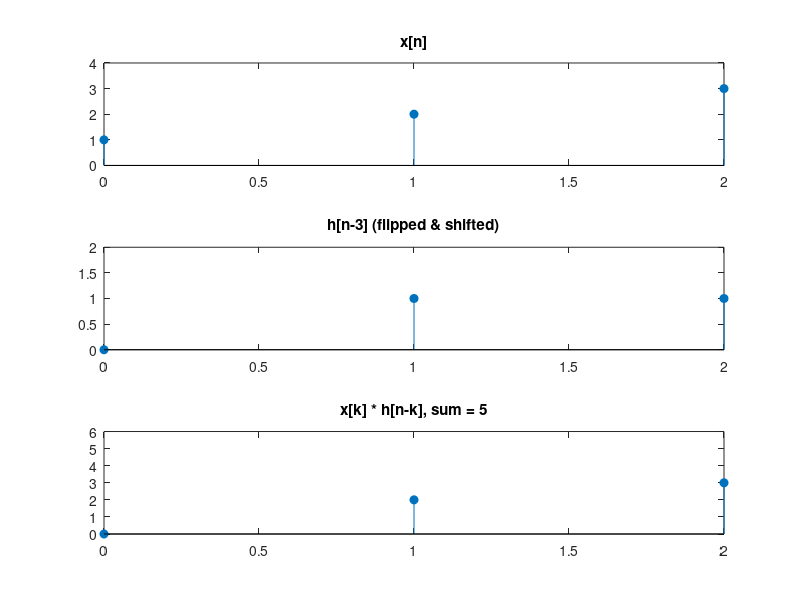

The MATLAB script that drew this image:
% Discrete-Time Convolution Visualization
x = [1 2 3];         % Input signal x[n]
h = [1 1];           % Impulse response h[n]
N = length(x) + length(h) - 1;

figure;
for n = 0:N-1
    clf;
    k = 0:length(x)-1;
    hk = fliplr(h);                      % Flip h[n]
    hk_shifted = zeros(1, length(x));   % Shifted version
    for i = 1:length(h)
        if (n - i + 1 >= 1) && (n - i + 1 <= length(x))
            hk_shifted(n - i + 1) = hk(i);
        end
    end
    product = x .* hk_shifted;          % Multiply
    y_n = sum(product);                 % Sum

    subplot(3,1,1); stem(k, x, 'filled'); title('x[n]'); ylim([0 4]);
    subplot(3,1,2); stem(k, hk_shifted, 'filled'); title(['h[n-' num2str(n) '] (flipped & shifted)']); ylim([0 2]);
    subplot(3,1,3); stem(k, product, 'filled'); title(['x[k] * h[n-k], sum = ' num2str(y_n)]); ylim([0 6]);

    pause(1);  % Pause to animate each step
end
